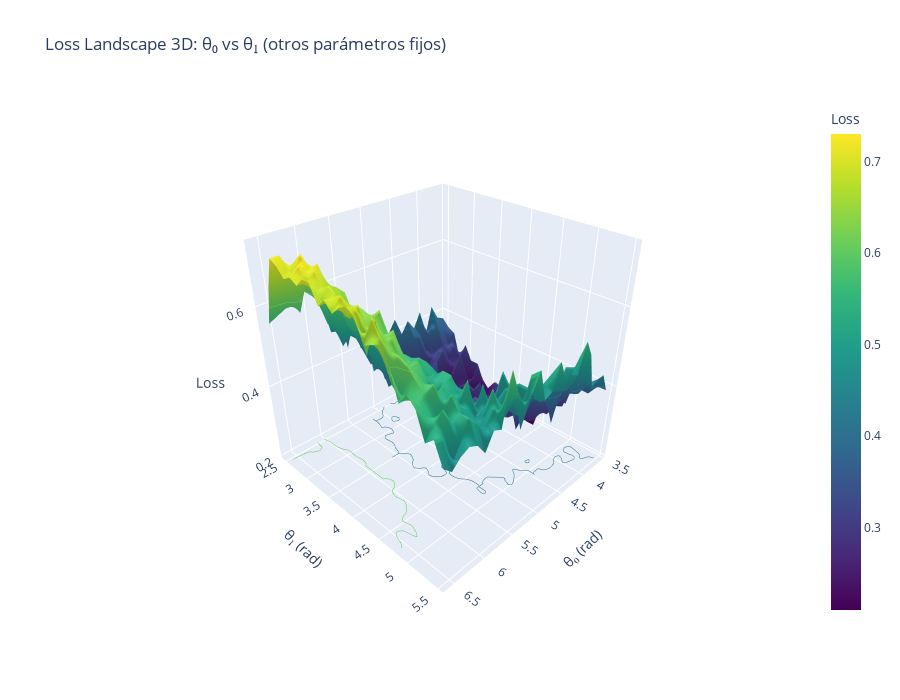

Write notebook code for a chart like this one.
### Markdown cell above
## 4.8 ANIMACIÓN: Loss Landscape 3D Interactivo

Visualizamos cómo varía la función de costo en función de dos parámetros seleccionados, manteniendo los demás fijos.

### Code cell
print(" Generando Loss Landscape 3D (esto puede tardar 30 minutos)...\n")

# Seleccionar 2 parámetros para variar (θ₀ y θ₁)
param_idx_1, param_idx_2 = 0, 1

# Crear grid alrededor de los valores óptimos
resolution = 25  # Reducido para velocidad (25x25 = 625 evaluaciones)
theta_0_range = np.linspace(best_params[param_idx_1] - 1.5, best_params[param_idx_1] + 1.5, resolution)
theta_1_range = np.linspace(best_params[param_idx_2] - 1.5, best_params[param_idx_2] + 1.5, resolution)

# Calcular loss para cada punto del grid
Z_loss = np.zeros((resolution, resolution))

for i, t0 in enumerate(theta_0_range):
    for j, t1 in enumerate(theta_1_range):
        # Copiar parámetros óptimos y modificar θ₀ y θ₁
        params_test = best_params.copy()
        params_test[param_idx_1] = t0
        params_test[param_idx_2] = t1
        
        # Calcular cost (usar 50 shots para velocidad)
        classifier_temp = QuantumClassifier(n_qubits=2, n_params=8, shots=50, n_layers=2)
        classifier_temp.params = params_test
        Z_loss[i, j] = 1 - classifier_temp.evaluate(X, y)
    
    # Progreso
    if (i+1) % 5 == 0:
        print(f"  Progreso: {(i+1)/resolution*100:.0f}%")

print("\n Landscape calculado. Generando visualización 3D...\n")

# Crear visualización 3D interactiva
fig = go.Figure(data=[go.Surface(
    x=theta_0_range,
    y=theta_1_range,
    z=Z_loss,
    colorscale='Viridis',
    colorbar=dict(title="Loss"),
    contours=dict(
        z=dict(show=True, usecolormap=True, highlightcolor="limegreen", project=dict(z=True))
    )
)])

# Añadir punto óptimo
optimal_loss = 1 - classifier.evaluate(X, y)
fig.add_trace(go.Scatter3d(
    x=[best_params[param_idx_1]],
    y=[best_params[param_idx_2]],
    z=[optimal_loss],
    mode='markers',
    marker=dict(size=10, color='red', symbol='diamond'),
    name='Óptimo encontrado'
))

fig.update_layout(
    title=f"Loss Landscape 3D: θ₀ vs θ₁ (otros parámetros fijos)",
    scene=dict(
        xaxis_title=f"θ₀ (rad)",
        yaxis_title=f"θ₁ (rad)",
        zaxis_title="Loss",
        camera=dict(eye=dict(x=1.5, y=1.5, z=1.3))
    ),
    width=900,
    height=700
)

fig.show()

print("\n Observaciones:")
print("   - El landscape muestra valles y colinas (topología compleja)")
print("   - El punto rojo es el óptimo encontrado por COBYLA")
print("   - Las oscilaciones en training son esperables en este landscape rugoso")

### Figure 1 — Plotly figure (JSON) as saved in the notebook; plotly's stock layout.template omitted (floating-point values rounded to 4 significant figures; data arrays with more than 128 entries replaced by an {"elided": "..."} marker saying what was removed)
{"data": [{"colorbar": {"title": {"text": "Loss"}}, "colorscale": [[0, "#440154"], [0.1111, "#482878"], [0.2222, "#3e4989"], [0.3333, "#31688e"], [0.4444, "#26828e"], [0.5556, "#1f9e89"], [0.6667, "#35b779"], [0.7778, "#6ece58"], [0.8889, "#b5de2b"], [1, "#fde725"]], "contours": {"z": {"highlightcolor": "limegreen", "project": {"z": true}, "show": true, "usecolormap": true}}, "type": "surface", "x": [3.578, 3.703, 3.828, 3.953, 4.078, 4.203, 4.328, 4.453, 4.578, 4.703, 4.828, 4.953, 5.078, 5.203, 5.328, 5.453, 5.578, 5.703, 5.828, 5.953, 6.078, 6.203, 6.328, 6.453, 6.578], "y": [2.48, 2.605, 2.73, 2.855, 2.98, 3.105, 3.23, 3.355, 3.48, 3.605, 3.73, 3.855, 3.98, 4.105, 4.23, 4.355, 4.48, 4.605, 4.73, 4.855, 4.98, 5.105, 5.23, 5.355, 5.48], "z": {"elided": "25x25 float values"}}, {"marker": {"color": "red", "size": 10, "symbol": "diamond"}, "mode": "markers", "name": "Óptimo encontrado", "type": "scatter3d", "x": [5.078], "y": [3.98], "z": [0.32]}], "layout": {"height": 700, "scene": {"camera": {"eye": {"x": 1.5, "y": 1.5, "z": 1.3}}, "xaxis": {"title": {"text": "θ₀ (rad)"}}, "yaxis": {"title": {"text": "θ₁ (rad)"}}, "zaxis": {"title": {"text": "Loss"}}}, "title": {"text": "Loss Landscape 3D: θ₀ vs θ₁ (otros parámetros fijos)"}, "width": 900}}
